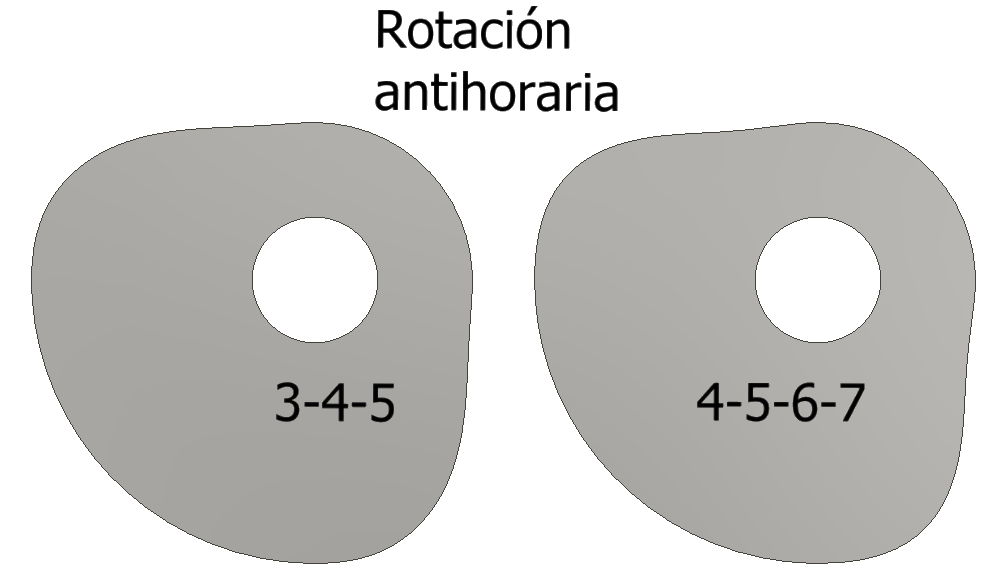
#> input picture cam_mechanism/CAD_levas/Grupo_10.PNG, 989 x 587 px, found by its file name
$ python grupo_10_OK.py
#> lines starting #> are read from the running program, lines starting #| are printed output that depends on the picture
# Grupo 10:
# Diseñar una leva con doble detenimiento con un tipo de programa de movimiento DRDF para mover un seguidor en 0 mm durante 90°, subida de 0 mm a 20 mm durante 90°, detenimiento en 20 mm durante 90°, y bajada de 20 mm en el resto del movimiento.

import numpy as np
import matplotlib.pyplot as plt
import matplotlib.image as mpimg

# Definition of beta, theta and omega
beta_1 = 90
beta_2 = beta_1 * 2
beta_3 = beta_1 * 3
beta_4 = 361 - beta_3

theta_1 = np.arange(0, beta_1+1, 1)
theta_2 = np.arange(beta_1, beta_2+1, 1)
theta_3 = np.arange(beta_2, beta_3+1, 1)
theta_4 = np.arange(beta_3, 361, 1)
theta_4_fall = np.arange(0, beta_4, 1)

omega = 2*np.pi

# Maximum height of the follower
h = 20 # milimeters

# Polinomial 3-4-5
# Define the polinomial coefficients for the polinomial 3-4-5 as "c"
c3 = 10*h
c4 = -15*h
c5 = 6*h

# Follower position by intervals
d_low_1 = [0] * (beta_1+1)
s_rise_1 = c3*(theta_1/beta_1)**3 + c4*(theta_1/beta_1)**4 + c5*(theta_1/beta_1)**5
s_fall_1 = h - ( c3*(theta_4_fall/beta_4)**3 + c4*(theta_4_fall/beta_4)**4 + c5*(theta_4_fall/beta_4)**5 )
d_high_1 = [h] * (beta_1+1) #  CHANGED THE ARGUMENT FOR [h] * [beta_1+1]

# Follower velocity

v_rise_1 = omega * 1/np.radians(beta_1) * (3*c3*(theta_1/beta_1)**2 +4*c4*(theta_1/beta_1)**3 +5*c5*(theta_1/beta_1)**4 )
v_fall_1 = -( omega * 1/np.radians(beta_4) * (3*c3*(theta_4_fall/beta_4)**2 +4*c4*(theta_4_fall/beta_4)**3 +5*c5*(theta_4_fall/beta_4)**4 ) )

# Follower acceleration
a_rise_1 = omega**2 * 1/np.radians(beta_1**2) * (6*c3*(theta_1/beta_1) + 12*c4*(theta_1/beta_1)**2 + 20*c5*(theta_1/beta_1)**3 )
a_fall_1 = -( omega**2 * 1/np.radians(beta_4**2) * (6*c3*(theta_4_fall/beta_4) + 12*c4*(theta_4_fall/beta_4)**2 + 20*c5*(theta_4_fall/beta_4)**3 ) )

# Follower jerk
j_rise_1 = omega**3 * 1/np.radians(beta_1**3) * (6*c3 + 24*c4*(theta_1/beta_1) + 60*c5*(theta_1/beta_1)**2 )
j_fall_1 = -(omega**3 * 1/np.radians(beta_4**3) * (6*c3 + 24*c4*(theta_4_fall/beta_4) + 60*c5*(theta_4_fall/beta_4)**2 ))

# Maximum values
max_v_1 = max(np.absolute(v_rise_1))
max_a_1 = max(np.absolute(a_rise_1))
max_j_1 = max(np.absolute(j_rise_1))


#______________________________________________________________________________________________________________________________________

# Define the polinomial coefficients for the polinomial 4-5-6-7 as "p"

p4 = 35*h
p5 = -84*h
p6 = 70*h
p7 = -20*h

# Follower position by intervals
d_low_2 = [0] * (beta_1+1)
s_rise_2 = p4*(theta_1/beta_1)**4 + p5*(theta_1/beta_1)**5 + p6*(theta_1/beta_1)**6 + p7*(theta_1/beta_1)**7
s_fall_2 = h - (p4*(theta_4_fall/beta_4)**4 + p5*(theta_4_fall/beta_4)**5 + p6*(theta_4_fall/beta_4)**6 + p7*(theta_4_fall/beta_4)**7)
d_high_2 = [h] * (beta_1+1) # CHANGED THE ARGUMENT FOR [h] * [beta_1+1]

# Follower velocity
v_rise_2 = omega * 1/np.radians(beta_1) * (4*p4*(theta_1/beta_1)**3 + 5*p5*(theta_1/beta_1)**4 + 6*p6*(theta_1/beta_1)**5 + 7*p7*(theta_1/beta_1)**6 )
v_fall_2 = -(omega * 1/np.radians(beta_4) * (4*p4*(theta_4_fall/beta_4)**3 + 5*p5*(theta_4_fall/beta_4)**4 + 6*p6*(theta_4_fall/beta_4)**5 + 7*p7*(theta_4_fall/beta_4)**6 ))

# Follower acceleration
a_rise_2 = omega**2 * 1/np.radians(beta_1**2) * (12*p4*(theta_1/beta_1)**2 + 20*p5*(theta_1/beta_1)**3 + 30*p6*(theta_1/beta_1)**4 + 42*p7*(theta_1/beta_1)**5 )
a_fall_2 = - ( omega**2 * 1/np.radians(beta_4**2) * (12*p4*(theta_4_fall/beta_4)**2 + 20*p5*(theta_4_fall/beta_4)**3 + 30*p6*(theta_4_fall/beta_4)**4 + 42*p7*(theta_4_fall/beta_4)**5 ) )

# Follower jerk
j_rise_2 = omega**3 * 1/np.radians(beta_1**3) * (24*p4*(theta_1/beta_1) + 60*p5*(theta_1/beta_1)**2 + 120*p6*(theta_1/beta_1)**3 + 210*p7*(theta_1/beta_1)**4 )
j_fall_2 = -(omega**3 * 1/np.radians(beta_4**3) * (24*p4*(theta_4_fall/beta_4) + 60*p5*(theta_4_fall/beta_4)**2 + 120*p6*(theta_4_fall/beta_4)**3 + 210*p7*(theta_4_fall/beta_4)**4 ))

# Maximum values
max_v_2 = max(np.absolute(v_rise_2))
max_a_2 = max(np.absolute(a_rise_2))
max_j_2 = max(np.absolute(j_rise_2))

# Print maximum values for the polinomial 3-4-5
print("The maximum values for the polinomial 3-4-5 are:")
print("The maximum velocity is: ", format(max_v_1, ".2f"), " mm/s")
print("The maximum acceleration is: ", format(max_a_1, ".2f"), " mm/s^2")
print("The maximum jerk is: ", format(max_j_1, ".2f"), " mm/s^3")
print()


# Print maximum values for the polinomial 4-5-6-7
print("The maximum values for the polinomial 4-5-6-7 are:")
print("The maximum velocity is: ", format(max_v_2, ".2f"), " mm/s")
print("The maximum acceleration is: ", format(max_a_2, ".2f"), " mm/s^2")
print("The maximum jerk is: ", format(max_j_2, ".2f"), " mm/s^3")

# ______________________________________________________________________________________________________________________________________
# Export the polinomials as a .txt file

# normalized polinomial 3-4-5

# x_1 = theta_1/beta_1
# y_1 = s_rise_1/h

# data_1 = np.column_stack((x_1, y_1))

# np.savetxt("polinomio_3-4-5.txt", data_1, delimiter = ";", fmt = "%.6f")

# Normalized polinomial 4-5-6-7

# x_2 = theta_1/beta_1
# y_2 = s_rise_2/h

# data_2 = np.column_stack((x_2, y_2))

# np.savetxt("polinomio_4-5-6-7.txt", data_2, delimiter = ";", fmt = "%.6f")

# ______________________________________________________________________________________________________________________________________

# Import cam images

#PC-HOME
# image_path = "D:/OneDrive - Instituto Tecnológico Metropolitano/ITM/2. Teaching/2. Catedra/1. Mecanismos/Evaluación/6. Diseño_levas (20%)/Soluciones_ejercicios_levas/CAD_levas/Grupo_10.PNG"

#Ubuntu
image_path = "/home/om/personal/coding/mechanisms/cam_mechanism/CAD_levas/Grupo_10.PNG"

image = mpimg.imread(image_path)
#> image is the input picture: shape (587, 989, 4) float32; mean R, G, B, A 0.821, 0.819, 0.81, 1

# ________________________________________________________________________

# Plots for the polinomial 3-4-5

fig, p1 = plt.subplots(4, 1, sharex= True)

p1[0].plot(
    theta_1, d_low_1,
    theta_2, s_rise_1,
    theta_3, d_high_1,
    theta_4, s_fall_1,
    label = "Desplazamiento"
)

p1[1].plot(
    theta_1, d_low_1,
    theta_2, v_rise_1,
    theta_3, d_low_1,
    theta_4, v_fall_1,
    label = "Velocidad"
)

p1[2].plot(
    theta_1, d_low_1,
    theta_2, a_rise_1,
    theta_3, d_low_1,
    theta_4, a_fall_1,
    label = "Aceleración"
)

p1[3].plot(
    theta_1, d_low_1,
    theta_2, j_rise_1,
    theta_3, d_low_1,
    theta_4, j_fall_1,
    label = "Sobreaceleración"
)

# x-axis parameters
plt.xlabel(r"$\theta$ (°)")
plt.xlim([0,360])
plt.xticks([0, beta_1, beta_2, beta_3, 360])


# Plots for the polinomial 4-5-6-7

fig, p2 = plt.subplots(4, 1, sharex= True)

p2[0].plot(
    theta_1, d_low_2,
    theta_2, s_rise_2,
    theta_3, d_high_2,
    theta_4, s_fall_2,
    label = "Desplazamiento"
)

p2[1].plot(
    theta_1, d_low_2,
    theta_2, v_rise_2,
    theta_3, d_low_2,
    theta_4, v_fall_2,
    label = "Velocidad"
)

p2[2].plot(
    theta_1, d_low_2,
    theta_2, a_rise_2,
    theta_3, d_low_2,
    theta_4, a_fall_2,
    label = "Aceleración"
)

p2[3].plot(
    theta_1, d_low_2,
    theta_2, j_rise_2,
    theta_3, d_low_2,
    theta_4, j_fall_2,
    label = "Sobreaceleración"
)

# x-axis parameters
plt.xlabel(r"$\theta$ (°)")
plt.xlim([0,360])
plt.xticks([0, beta_1, beta_2, beta_3, 360])


# Titles for both plots
p1[0].set_title("Diagrama S V A J: polinomio 3-4-5")
p2[0].set_title("Diagrama S V A J: polinomio 4-5-6-7")

# y-axis titles for both plots
p1[0].set_ylabel("s (mm)", fontsize=12)
p1[1].set_ylabel("v (mm/s)", fontsize=12)
p1[2].set_ylabel("a $(mm/s^2)$", fontsize=12)
p1[3].set_ylabel("j $(mm/s^3)$", fontsize=12)

p2[0].set_ylabel("s (mm)", fontsize=12)
p2[1].set_ylabel("v (mm/s)", fontsize=12)
p2[2].set_ylabel("a $(mm/s^2)$", fontsize=12)
p2[3].set_ylabel("j $(mm/s^3)$", fontsize=12)


# Plot the imported image of the cam

plt.figure()
plt.imshow(image)

# Title
plt.title("Modelo CAD de la leva", fontsize=14)
plt.xticks([])
plt.yticks([])


plt.tight_layout()
plt.show()
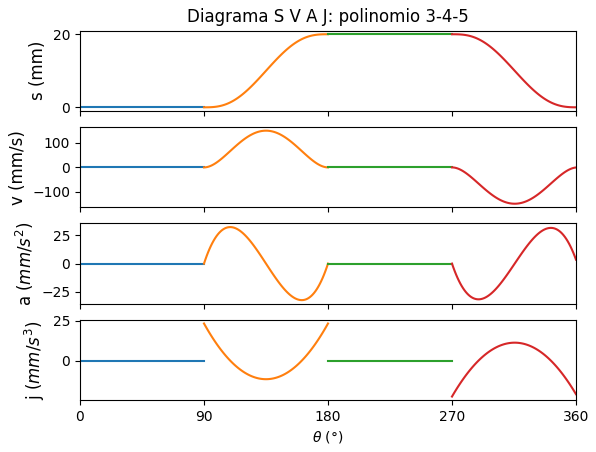
#> figure drawn by matplotlib, 4 panels; panel 4: curve peaks at x = 90, y = 23.39
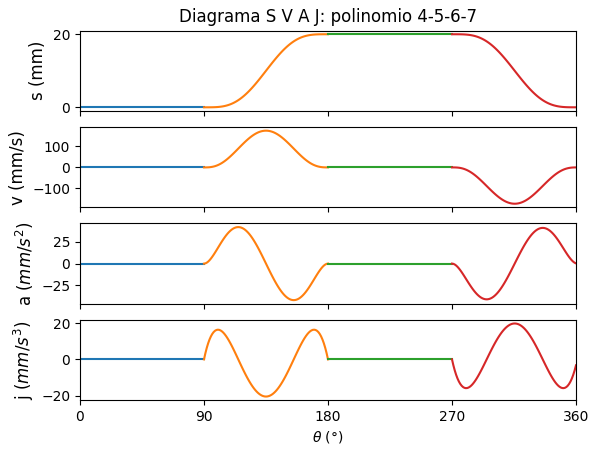
#> figure drawn by matplotlib, 4 panels; panel 4: curve peaks at x = 100, y = 16.37
